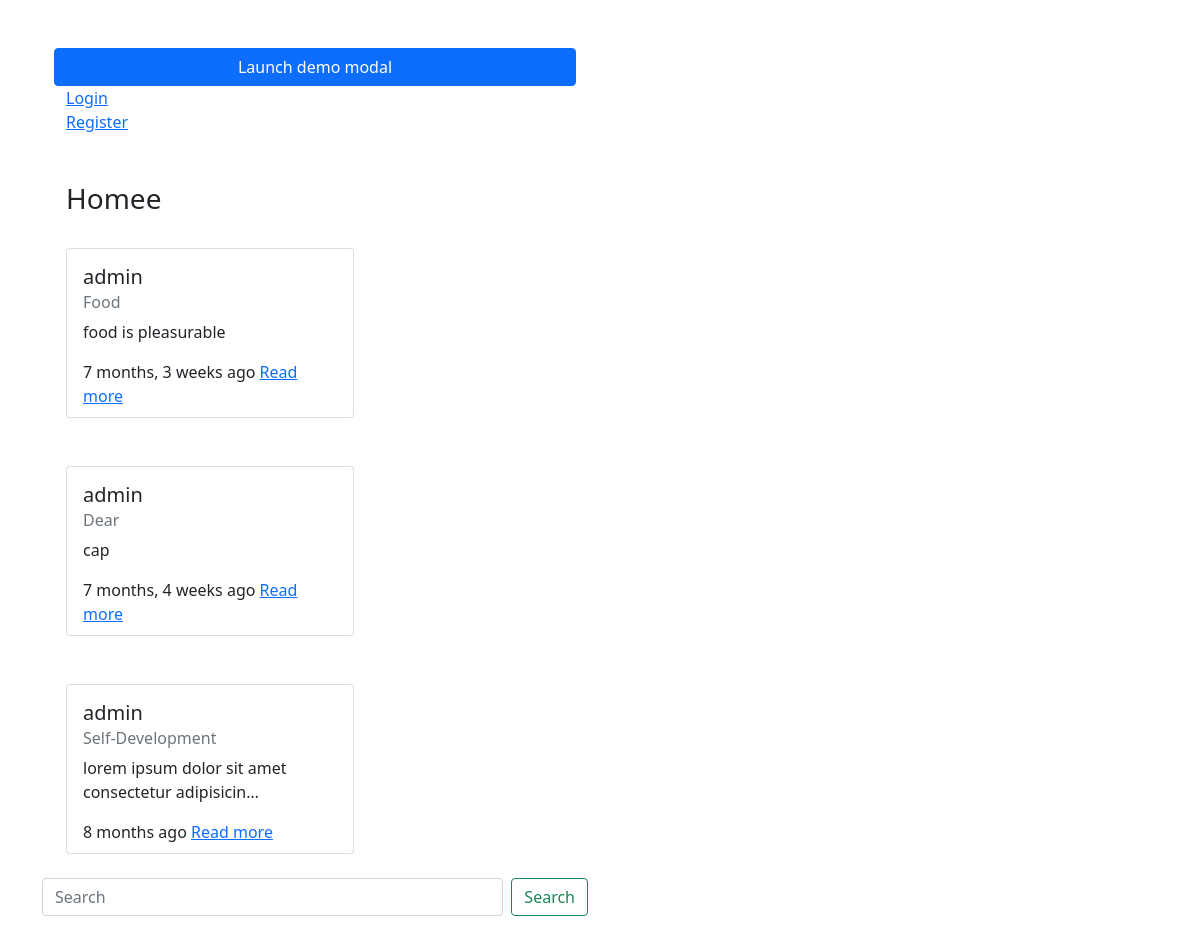
The page / on the database its author committed.
### Landingpage/models.py (models this page shows)
class Post(models.Model):
    title = models.CharField(max_length=20)
    content = models.TextField()
    date_created = models.DateTimeField(default=timezone.now)
    user = models.ForeignKey(User, on_delete=models.CASCADE)

### Landingpage/views.py (the view)
# urls.py: path('', index, name="index"),
def index(request):
    if 'q' in request.GET:
        q = request.GET['q']
        posts = Post.objects.filter(title__icontains=q)
    else:
        posts = Post.objects.all().order_by('-id')
    form = PostForm(request.POST)
    if request.method=="POST":
        form = PostForm(request.POST)
        if form.is_valid:
            instance = form.save(commit=False)
            instance.user = request.user
            instance.save()
            messages.success(request, f'You have succesfully made a post')
            return redirect('index')
        else:
            form = PostForm()
    else:
        form = PostForm()
    context = {
        'posts': posts,
        'form': form
    }
    return render(request, 'Landingpage/home.html', context)

### Landingpage/forms.py
class PostForm(forms.ModelForm):
    title = forms.CharField(widget=forms.TextInput(attrs={'class':'control', 'placeholder':'Enter your title'}))
    class  Meta():
        model = Post
        fields = ('title', 'content')

### Landingpage/templates/Landingpage/home.html (shortened to what this page needs)
{%extends 'base.html'%}
{%load crispy_forms_tags%}
{% block main%}
{% load humanize %}
<div class="container">
    <div class="row"><br>
<button type="button" class="btn btn-primary" data-bs-toggle="modal" data-bs-target="#exampleModal">
    Launch demo modal
  </button>
        {% if user.is_authenticated %}
        <a href="{% url 'logout-page' %}">Logout</a>
        {% else %}
        <a href="{% url 'login-page' %}">Login</a>
        <a href="{% url 'register-page' %}">Register</a>
        {% endif %}
        <h3 class="mt-5">Homee</h3>
        {% for post in posts%}
        <div class="col-12">
          <div class="card my-4" style="width: 18rem; height:170px">
            <div class="card-body">
              <h5 class="card-title">{{post.user}}</h5>
              <h6 class="card-subtitle mb-2 text-muted">{{post.title | capfirst}}</h6>
              <p class="card-text">{{post.content | lower | truncatechars:50}}</p>
              <a href="#" class="text-decoration-none text-dark">{{post.date_created |naturaltime}}</a>
              <a href="{% url 'read-page' post.id%}" class="card-link">Read more</a>
            </div>
          </div>
        </div>
        {%endfor%}
    </div>
</div>
<form class="d-flex">
  <input class="form-control me-2" type="search" name="q" placeholder="Search" aria-label="Search">
  <button class="btn btn-outline-success" type="submit">Search</button>
</form>
{% endblock %}

### templates/base.html (shortened to what this page needs)
<!doctype html>
<html lang="en">
  <head>
    <link href="https://cdn.jsdelivr.net/npm/bootstrap@5.1.3/dist/css/bootstrap.min.css" rel="stylesheet">
  </head>
  <body>
    <div class="container">
      <div class="row my-5">
        <div class="col-md-6 col-12">
          {% block main%}
          {% endblock %}
        </div>
        <div class="col-md-6 col-12"></div>
      </div>
    </div>
  </body>
</html>

### rows shown on the page
Post: user "admin", title "Food", content "food is pleasurable", date_created "7 months, 3 weeks ago"
Post: user "admin", title "Dear", content "cap", date_created "7 months, 4 weeks ago"
Post: user "admin", title "Self-Development", content "lorem ipsum dolor sit amet consectetur adipisicin…", date_created "8 months ago"
